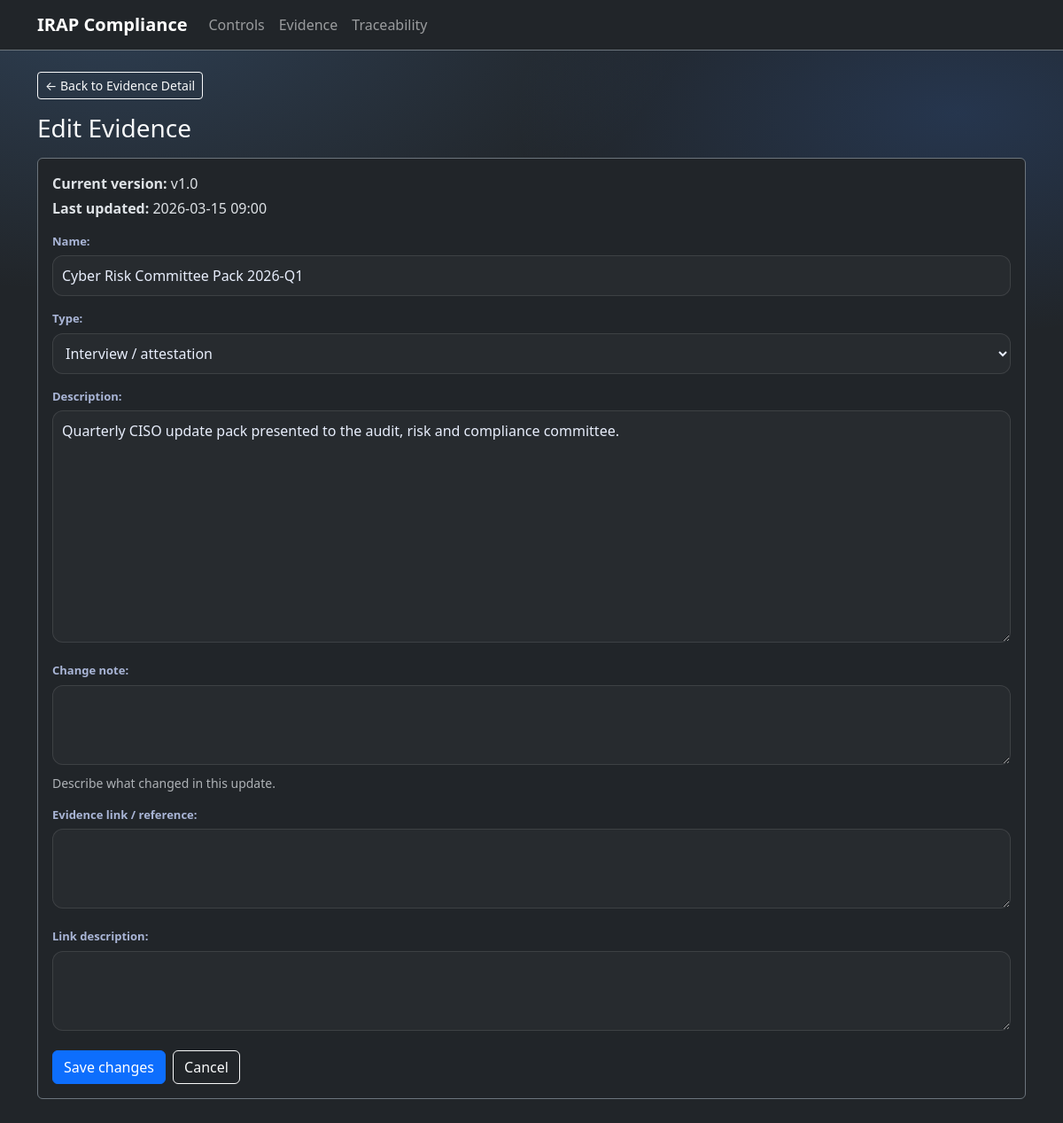
Page /evidence/5/edit/ on the earlier database version.
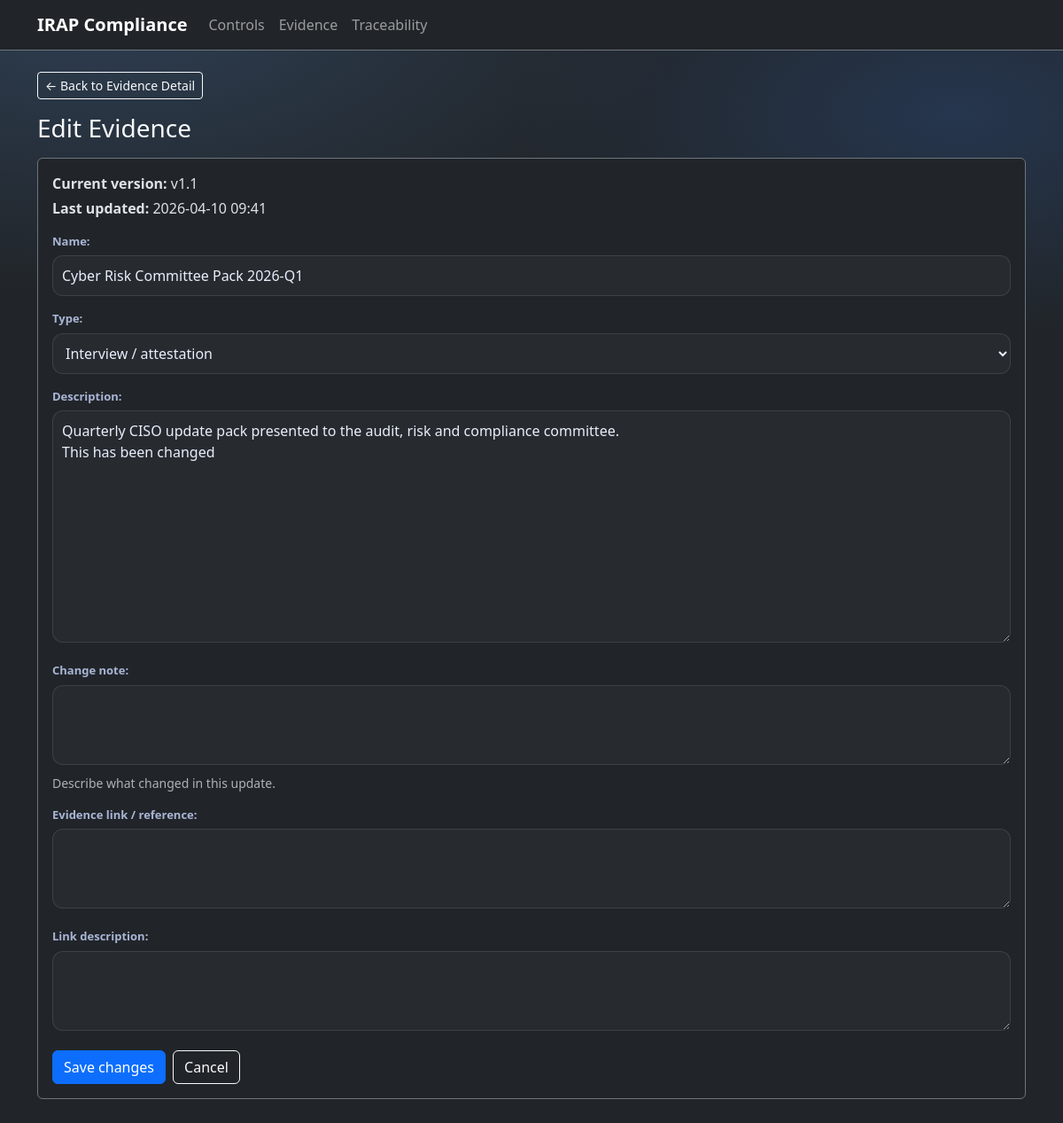
Same page on the later database version.
### irap/models.py (models this page shows, shortened)
class TimeStampedModel(models.Model):
    created_at = models.DateTimeField(default=timezone.now, editable=False)
    updated_at = models.DateTimeField(auto_now=True, null=True, blank=True)
    class Meta:
        abstract = True

class Evidence(TimeStampedModel):
    class EvidenceType(models.TextChoices):
        POLICY = "policy", "Policy"
        PROCEDURE = "procedure", "Procedure"
        DIAGRAM = "diagram", "Architecture diagram"
        TICKET = "ticket", "Change ticket"
        LOG = "log", "Log / monitoring"
        ATTESTATION = "attestation", "Interview / attestation"
        OTHER = "other", "Other"
    name = models.CharField(max_length=255)
    type = models.CharField(max_length=64, choices=EvidenceType.choices, default=EvidenceType.OTHER)
    description = models.TextField(blank=True)
    version = models.CharField(max_length=16, default="v1.0")
    controls = models.ManyToManyField(Control, through="EvidenceUsage", related_name="evidence_items")
    class Meta:
        indexes = [
            models.Index(fields=["type"]),
            models.Index(fields=["name"]),
        ]
        ordering = ["name"]

### irap/views.py (the view)
# urls.py: path("evidence/<int:pk>/edit/", views.evidence_edit, name="evidence_edit"),
def evidence_edit(request, pk):
    evidence = get_object_or_404(Evidence, pk=pk)
    if request.method == "POST":
        form = EvidenceEditForm(request.POST, instance=evidence)
        if form.is_valid():
            evidence_obj = form.save(commit=False)
            evidence_obj._change_note = form.cleaned_data.get("change_note", "")
            evidence_obj.save()
            messages.success(request, "Evidence updated with version history.")
            return redirect("irap:evidence_detail", pk=evidence.pk)
    else:
        form = EvidenceEditForm(instance=evidence)
    return render(request, "irap/evidence_edit.html", {"form": form, "evidence": evidence})

### irap/forms.py
class EvidenceEditForm(forms.ModelForm):
    change_note = forms.CharField(
        required=False,
        widget=forms.Textarea(attrs={"rows": 2}),
        label="Change note",
        help_text="Describe what changed in this update."
    )
    url_or_reference = forms.CharField(
        required=False,
        widget=forms.Textarea(attrs={"rows": 2}),
        label="Evidence link / reference"
    )
    link_description = forms.CharField(
        required=False,
        widget=forms.Textarea(attrs={"rows": 2}),
        label="Link description"
    )
    class Meta:
        model = Evidence
        fields = ["name", "type", "description"]

### templates/irap/evidence_edit.html (shortened to what this page needs)
{% extends 'base.html' %}
{% block content %}
  <div class="mb-3">
    <a class="btn btn-outline-light btn-sm" href="{% url 'irap:evidence_detail' evidence.pk %}">&larr; Back to Evidence Detail</a>
  </div>
  <div class="d-flex align-items-center justify-content-between mb-3">
    <h1 class="h3 mb-0">Edit Evidence</h1>
  </div>
  <div class="card bg-dark border-secondary mb-3">
    <div class="card-body">
    <p class="mb-1"><strong>Current version:</strong> {{ evidence.version }}</p>
    <p class="mb-3"><strong>Last updated:</strong> {{ evidence.updated_at|date:"Y-m-d H:i" }}</p>
    <form method="post" action="">
      {% for field in form %}
          <div class="mb-3">
            {{ field.label_tag }}
            {{ field }}
            {% if field.help_text %}
              <div class="text-muted small mt-1">{{ field.help_text }}</div>
            {% endif %}
          </div>
      {% endfor %}
      <div class="d-flex gap-2 flex-wrap mt-2">
        <button class="btn btn-primary" type="submit">Save changes</button>
        <a class="btn btn-outline-light" href="{% url 'irap:evidence_detail' evidence.pk %}">Cancel</a>
      </div>
    </form>
    </div>
  </div>
{% endblock %}

Differences in the rows shown:
changed Evidence "Interview / attestation": version "v1.0" → "v1.1"; updated_at "2026-03-15 09:00" → "2026-04-10 09:41"; description "Quarterly CISO update pack presented to the audit, risk and compliance committee." → "Quarterly CISO update pack presented to the audit, risk and compliance committee. This has been changed"
